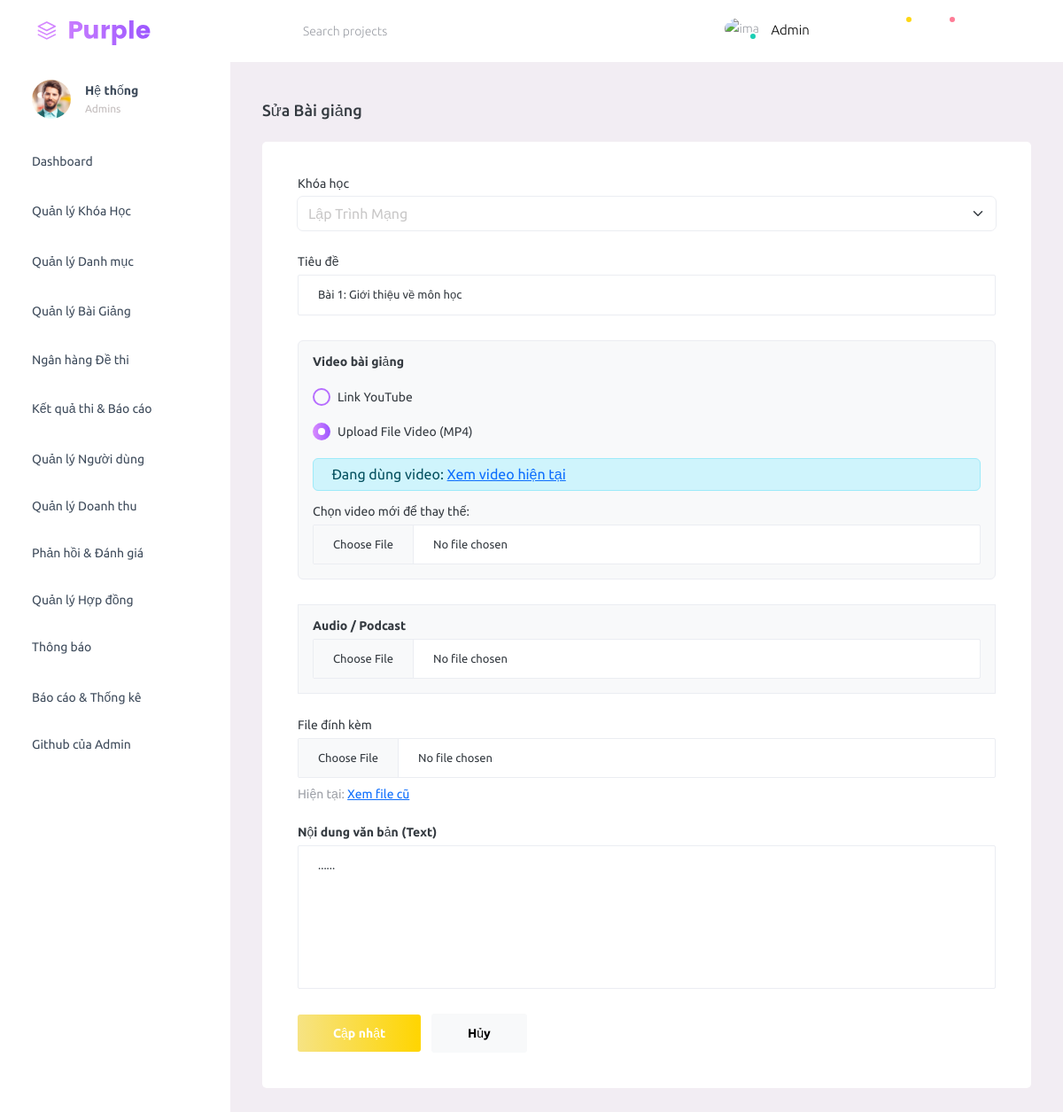
/admin/pages/BaiGiang/EditBaiGiang.php?id=5 (signed in), run on the app's committed database.
### tables this page shows
CREATE TABLE `lessons` (
  `id` int NOT NULL,
  `course_id` int DEFAULT NULL,
  `title` varchar(255) DEFAULT NULL,
  `video_url` varchar(255) DEFAULT NULL,
  `audio_url` varchar(255) DEFAULT NULL,
  `content` text,
  `attachment` varchar(255) DEFAULT NULL,
  `created_at` datetime DEFAULT CURRENT_TIMESTAMP
);

CREATE TABLE `courses` (
  `id` int NOT NULL,
  `category_id` int DEFAULT NULL,
  `title` varchar(255) DEFAULT NULL,
  `description` text,
  `thumbnail` varchar(255) DEFAULT NULL,
  `price` decimal(10,2) NOT NULL DEFAULT '0.00',
  `status` enum('draft','published','archived') NOT NULL DEFAULT 'draft',
  `updated_at` timestamp NOT NULL DEFAULT CURRENT_TIMESTAMP ON UPDATE CURRENT_TIMESTAMP,
  `slug` varchar(255) NOT NULL,
  `teacher_id` int DEFAULT NULL,
  `created_at` datetime DEFAULT CURRENT_TIMESTAMP
);

### admin/pages/BaiGiang/EditBaiGiang.php (the view, shortened to what this page needs)
<?php
include(__DIR__ . '/../../../config.php');
$id = isset($_GET['id']) ? intval($_GET['id']) : 0;
$sql = "SELECT lessons.*, courses.teacher_id
        FROM lessons
        JOIN courses ON lessons.course_id = courses.id
        WHERE lessons.id = ?";
$stmt = $conn->prepare($sql);
$stmt->bind_param("i", $id);
$stmt->execute();
$lesson = $stmt->get_result()->fetch_assoc();
$sql_courses = "SELECT id, title FROM courses";
$courses = $conn->query($sql_courses);
$current_video_url = $lesson['video_url'];
$is_file_video = (strpos($current_video_url, 'uploads/videos/') !== false);
$video_type_default = $is_file_video ? 'file' : 'youtube';
?>
<?php
include $_SERVER['DOCUMENT_ROOT'] . "/Learning/admin/header.php";
include $_SERVER['DOCUMENT_ROOT'] . "/Learning/admin/navbar.php";
?>
<div class="container-fluid page-body-wrapper">
    <?php include $_SERVER['DOCUMENT_ROOT'] . "/Learning/admin/sidebar.php"; ?>
    <div class="main-panel">
        <div class="content-wrapper">
            <div class="page-header">
                <h3 class="page-title"> Sửa Bài giảng </h3>
            </div>
            <div class="row">
                <div class="col-12 grid-margin stretch-card">
                    <div class="card">
                        <div class="card-body">
                            <form class="forms-sample" method="POST" enctype="multipart/form-data">
                                <div class="form-group">
                                    <label>Khóa học</label>
                                    <select class="form-select" name="course_id">
                                        <?php while($c = $courses->fetch_assoc()): ?>
                                            <option value="<?= $c['id'] ?>" <?= $c['id'] == $lesson['course_id'] ? 'selected' : '' ?>>
                                                <?= htmlspecialchars($c['title']) ?>
                                            </option>
                                        <?php endwhile; ?>
                                    </select>
                                </div>
                                <div class="form-group">
                                    <label>Tiêu đề</label>
                                    <input type="text" class="form-control" name="title" value="<?= htmlspecialchars($lesson['title']) ?>" required>
                                </div>
                                <div class="form-group border p-3 rounded bg-light">
                                    <label class="font-weight-bold">Video bài giảng</label>
                                    <div class="form-check">
                                        <label class="form-check-label">
                                            Link YouTube
                                        </label>
                                    </div>
                                    <div class="form-check">
                                        <label class="form-check-label">
                                            Upload File Video (MP4)
                                        </label>
                                    </div>
                                    <div class="mt-3" id="input_file" style="<?= ($video_type_default == 'file') ? 'display:block' : 'display:none' ?>">
                                        <?php if ($is_file_video): ?>
                                            <div class="alert alert-info py-2">
                                                <i class="mdi mdi-check-circle"></i> Đang dùng video:
                                                <a href="/Learning/<?= $lesson['video_url'] ?>" target="_blank">Xem video hiện tại</a>
                                            </div>
                                        <?php endif; ?>
                                        <label>Chọn video mới để thay thế:</label>
                                        <input type="file" class="form-control" name="video_file" accept="video/mp4,video/*">
                                    </div>
                                </div>
                                <div class="form-group border p-3 bg-light mt-3">
                                    <label class="font-weight-bold">Audio / Podcast</label>
                                    <input type="file" class="form-control" name="audio_file" accept=".mp3,.wav,.ogg,.m4a">
                                </div>
                                <div class="form-group mt-3">
                                    <label>File đính kèm</label>
                                    <input type="file" name="attachment" class="form-control mb-2">
                                    <?php if(!empty($lesson['attachment'])): ?>
                                        <small class="text-muted">Hiện tại: <a href="/Learning/<?= $lesson['attachment'] ?>" target="_blank">Xem file cũ</a></small>
                                    <?php endif; ?>
                                </div>
                                <div class="form-group">
                                    <label class="font-weight-bold">Nội dung văn bản (Text)</label>
                                    <textarea class="form-control" name="content" rows="10"><?= htmlspecialchars($lesson['content']) ?></textarea>
                                </div>
                                <button type="submit" class="btn btn-gradient-warning me-2">Cập nhật</button>
                                <a href="ListBaiGiang.php" class="btn btn-light">Hủy</a>
                            </form>
                        </div>
                    </div>
                </div>
            </div>
        </div>
        <?php include $_SERVER['DOCUMENT_ROOT'] . "/Learning/admin/footer.php"; ?>

### data on the page
lessons: course_id "Lập Trình Mạng", title "Bài 1: Giới thiệu về môn học", content "......"

### other printed values
$_SESSION['username'] "Admin"
$_SESSION['fullname'] "Hệ thống"
$_SESSION['user_role'] "Admins"
